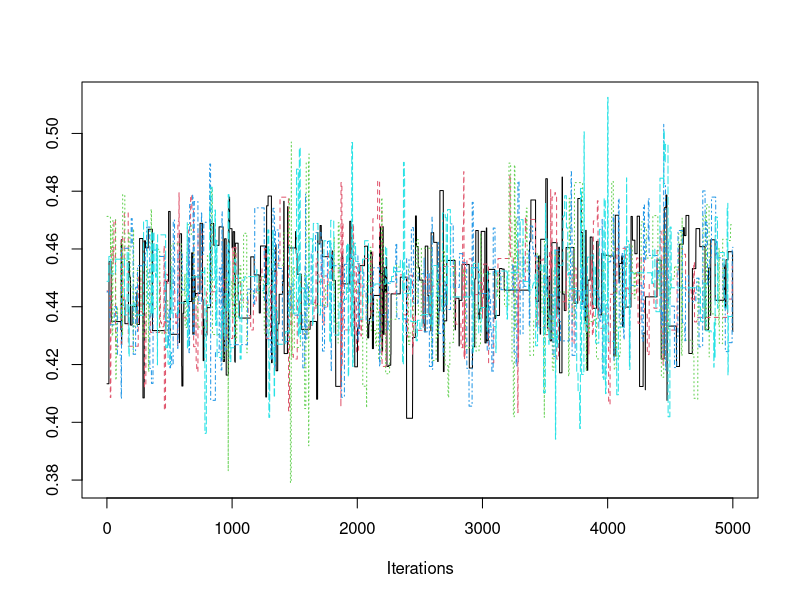
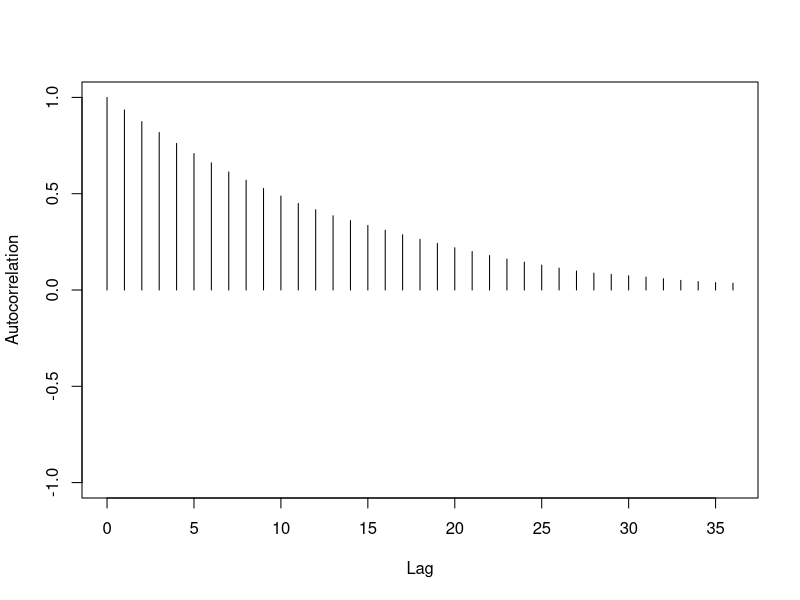
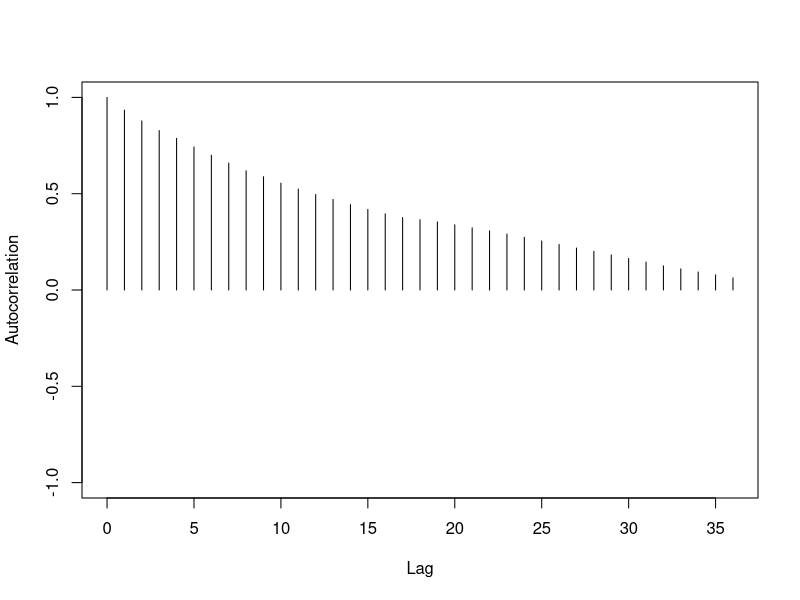
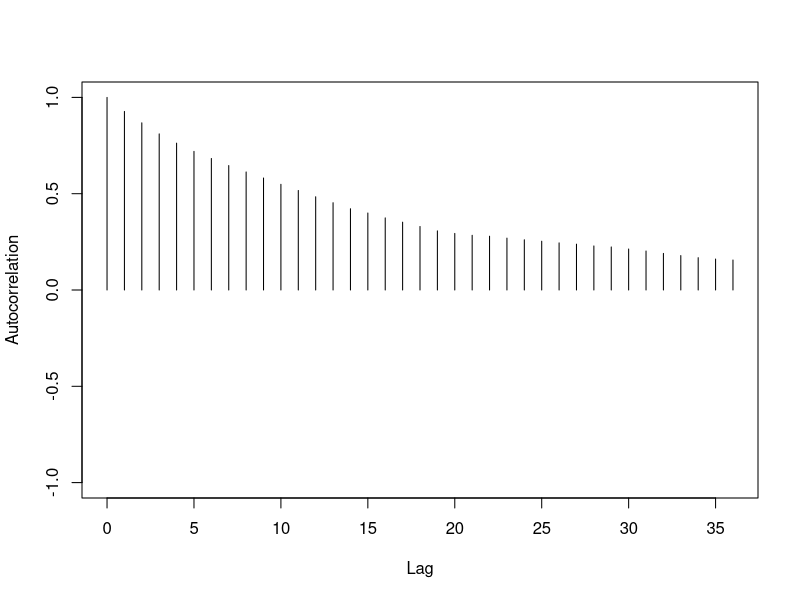
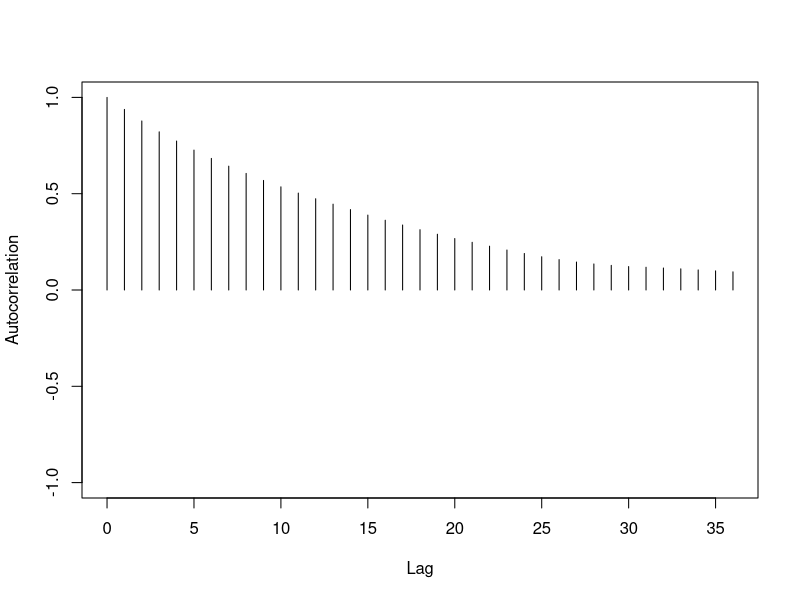
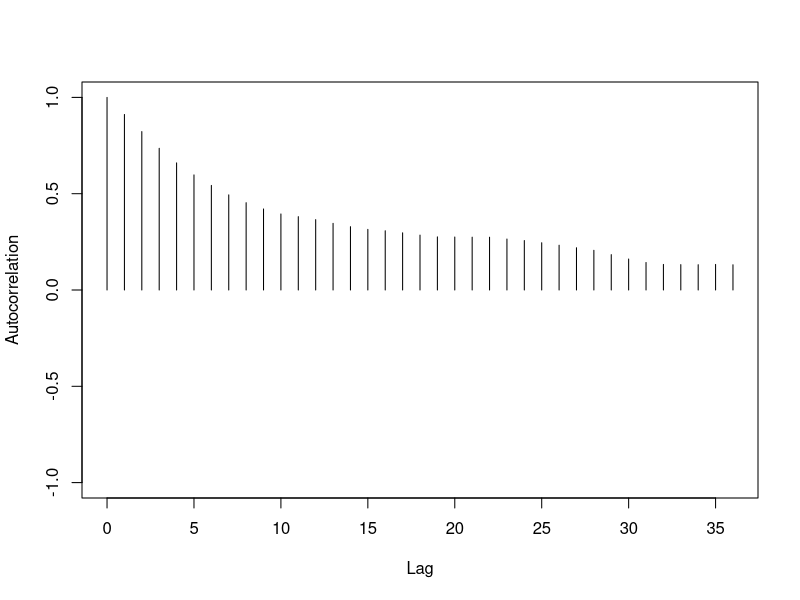
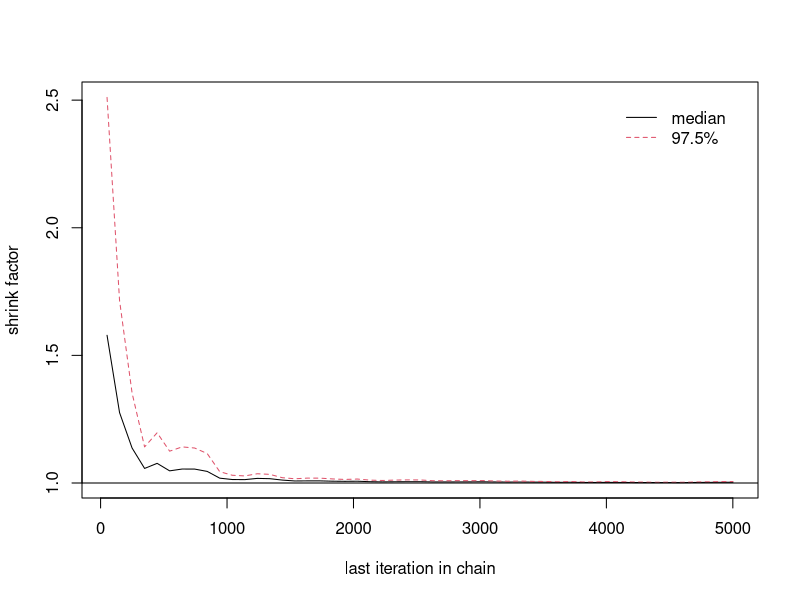
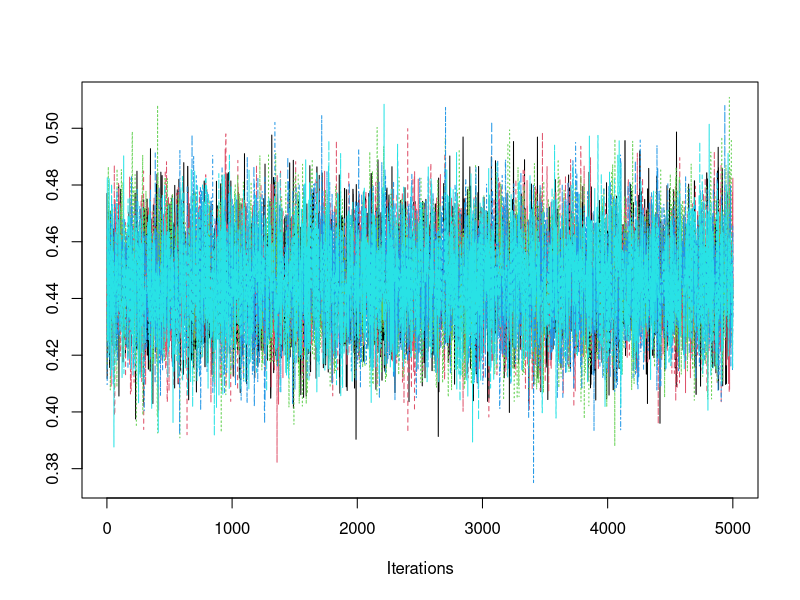

These figures' R source, in order:
library(coda)

### Placenta previa example

# construction Metropolis-Hastings algorithm with an independence
# sampler to to estimate the posterior of the proportion of female
# births among placenta previa patients

# Data distribution: y | theta ~ Binomial(n, theta)
# Prior: theta ~ U(0, 1)
# n = 980, observed y = 437

# Proposal distribution: theta.star ~ Beta(alpha, beta)

mh = function(B, start, jump.parm) {
  alpha = jump.parm[1]
  beta = jump.parm[2]

  theta = numeric(B + 1)
  theta[1] = start

  for (i in 2:length(theta)) {
		theta.star = rbeta(1, alpha, beta)
		num.logr = log(dbinom(437, size = 980, prob = theta.star)) +
             log(dbeta(theta.star, 1, 1)) -
             log(dbeta(theta.star, alpha, beta))
		den.logr = log(dbinom(437, size = 980, prob = theta[i - 1])) +
             log(dbeta(theta[i - 1], 1, 1)) -
             log(dbeta(theta[i - 1], alpha, beta))
		logr = num.logr - den.logr

		if (log(runif(1)) <= min(logr, 0)) {
			theta[i] = theta.star
		} else {
			theta[i] = theta[i - 1]
		}
	}
	return(theta)
}

set.seed(77)
# length of chain
B = 10000
# values to keep
keep = (B/2 + 1):(B + 1)
# jump parameters.  Compare for c(1, 1), c(2, 2), c(3, 3)
jpar = c(1, 1)
chain1 = mh(B, start = 0.01, jump.parm = jpar)
chain2 = mh(B, start = 0.25, jump.parm = jpar)
chain3 = mh(B, start = 0.5, jump.parm = jpar)
chain4 = mh(B, start = 0.75, jump.parm = jpar)
# chain5 = mh(B, start = 0.99, jump.parm = jpar) # bad starting value
chain5 = mh(B, start = 0.9, jump.parm = jpar)

library(coda)

# combine chains into mcmc list.  Discard half as warmup
mc = mcmc.list(mcmc(chain1[keep]),
                mcmc(chain2[keep]),
                mcmc(chain3[keep]),
                mcmc(chain4[keep]),
                mcmc(chain5[keep]))

# trace plot for the 5 chains
traceplot(mc)

# acf cplot
autocorr.plot(mc)

# effective sample size
effectiveSize(mc)

# Calculate scale reduction factor
gelman.diag(mc, autoburnin = FALSE)

# Plot Gelman statistic
gelman.plot(mc, autoburnin = FALSE)

# Heidelberg & Welch
# If the halfwidth test fails, extend the chain(s)
heidel.diag(mc)

# Raftery-Lewis
# Want to the dependence factor less than 5.  If not the case,
# we'll need more samples
raftery.diag(mc)

# Geweke
# z scores for a test of equality (should be between -2 and 2)
# if converged
geweke.diag(mc)

### An example of thinning (keep every 10th observation)
# length of chain
B = 10000*10
# values to keep
keep = seq(B/2 + 1, B + 1, by = 10)
# jump parameters.  Compare for c(1, 1), c(2, 2), c(3, 3)
jpar = c(3, 3)
chain1 = mh(B, start = 0.01, jump.parm = jpar)
chain2 = mh(B, start = 0.25, jump.parm = jpar)
chain3 = mh(B, start = 0.5, jump.parm = jpar)
chain4 = mh(B, start = 0.75, jump.parm = jpar)
chain5 = mh(B, start = 0.95, jump.parm = jpar)

# combine chains into mcmc list.  Discard half as warmup.  Keep every
# 10th observation
mc = mcmc.list(mcmc(chain1[keep]),
                mcmc(chain2[keep]),
                mcmc(chain3[keep]),
                mcmc(chain4[keep]),
                mcmc(chain5[keep]))

# trace plot for the 5 chains
traceplot(mc)

# acf cplot
autocorr.plot(mc)

# effective sample size
effectiveSize(mc)

# Calculate scale reduction factor
gelman.diag(mc, autoburnin = FALSE)

# Plot Gelman statistic
gelman.plot(mc, autoburnin = FALSE)

# Heidelberg & Welch
# If the halfwidth test fails, extend the chain(s)
heidel.diag(mc)

# Raftery-Lewis
# Want to the dependence factor less than 5.  If not the case,
# we'll need more samples
raftery.diag(mc)

# Geweke
# z scores for a test of equality (should be between -2 and 2)
# if converged
geweke.diag(mc)
